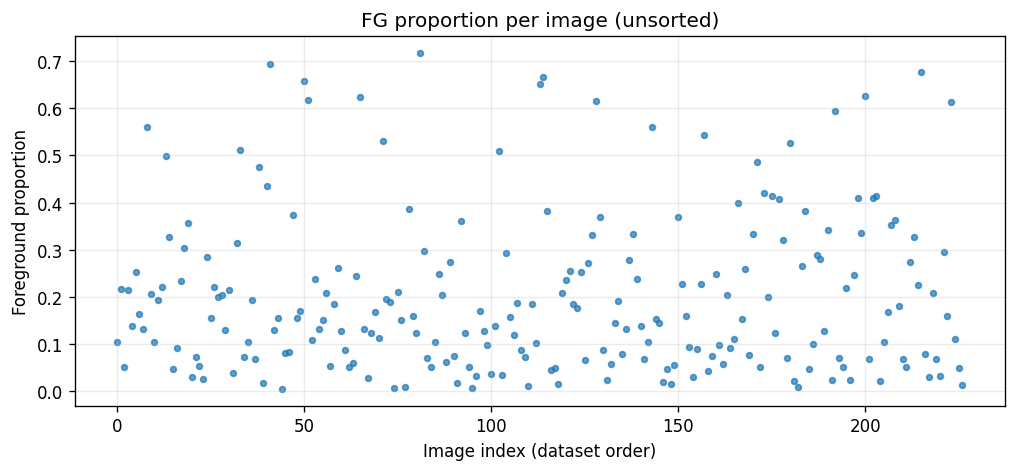
#> input picture Data_Analysis/fg_bg_per_image/fg_prop_scatter_unsorted.png, 1016 x 472 px, given as the content of the folder dataset/train/images, which was not available
$ python grid_search.py   (older library calls are emulated)
#> lines starting #> are read from the running program, lines starting #| are printed output that depends on the picture; after the words box and inside, x2 and y2 are one past the last pixel; in counts of white or black regions, pixels touching at a corner belong together; pictures that were not available may be replaced by others from this repository, and a replacement may not be noted
### SVM/main.py

import os, glob, json, argparse, time
from tqdm import tqdm
import numpy as np
import cv2
from joblib import Parallel, delayed, load

from sklearn.pipeline import Pipeline
from sklearn.preprocessing import StandardScaler
from sklearn.svm import SVC
from sklearn.utils.class_weight import compute_class_weight


def imread(fp):
    img = cv2.imread(fp, cv2.IMREAD_COLOR)
    if img is None:
        raise FileNotFoundError(fp)
    img = cv2.cvtColor(img, cv2.COLOR_BGR2RGB)
    return img

def imread_gray(fp):
    m = cv2.imread(fp, cv2.IMREAD_GRAYSCALE)
    if m is None:
        raise FileNotFoundError(fp)
    return m

def ensure_dir(d):
    os.makedirs(d, exist_ok=True)

def _norm01(x, eps=1e-6):
    x = x.astype(np.float32)
    mn, mx = float(x.min()), float(x.max())
    if mx - mn < eps:
        return np.zeros_like(x, dtype=np.float32)
    return (x - mn) / (mx - mn)

def _coords_hw(h, w):
    ys, xs = np.meshgrid(np.arange(h), np.arange(w), indexing="ij")
    ys = ys.astype(np.float32) / max(h-1, 1)
    xs = xs.astype(np.float32) / max(w-1, 1)
    return ys, xs

def _distance_features_from_scribble(scrib):
    s = scrib.copy()
    s = np.where((s == 255) | (s == 2), 255, s).astype(np.uint8)
    fg = (s == 1).astype(np.uint8)
    bg = (s == 0).astype(np.uint8)

    inv_fg = 1 - fg
    d_fg = cv2.distanceTransform(inv_fg, distanceType=cv2.DIST_L2, maskSize=3)
    d_fg = _norm01(d_fg)

    inv_bg = 1 - bg
    d_bg = cv2.distanceTransform(inv_bg, distanceType=cv2.DIST_L2, maskSize=3)
    d_bg = _norm01(d_bg)

    k_fg = np.exp(- (d_fg**2) / (2 * (0.15**2) + 1e-6))
    k_bg = np.exp(- (d_bg**2) / (2 * (0.15**2) + 1e-6))
    return d_fg, d_bg, k_fg, k_bg

def _scharr_grad_mag(gray01):

    gx = cv2.Scharr(gray01, cv2.CV_32F, 1, 0)
    gy = cv2.Scharr(gray01, cv2.CV_32F, 0, 1)
    gmag = cv2.magnitude(gx, gy)
    return _norm01(gmag)

def extract_features(img_rgb_u8, scrib_u8, use_lbp=False):
    """
    Returns (H, W, D) feature tensor.
    Features:
      - Lab channels (3), normalized
      - Gradient magnitude (Scharr) (1)
      - Local mean/std (box 7x7) on Lab (6)
      - Spatial coords y,x normalized (2)
      - Distances to scribbles (d_fg, d_bg) + soft kernels (k_fg, k_bg) (4)
    Optional:
      - LBP (disabled by default)
    """
    h, w = scrib_u8.shape[:2]

    if img_rgb_u8.shape[:2] != (h, w):
        img_rgb_u8 = cv2.resize(img_rgb_u8, (w, h), interpolation=cv2.INTER_LINEAR)

    lab = cv2.cvtColor(img_rgb_u8, cv2.COLOR_RGB2LAB).astype(np.float32) / 255.0
    L, A, B = lab[..., 0], lab[..., 1], lab[..., 2]

    gmag = _scharr_grad_mag(L)

    ksz = 7
    def box_stats(ch):
        mean = cv2.blur(ch, (ksz, ksz))
        sq   = cv2.blur(ch*ch, (ksz, ksz))
        var  = np.clip(sq - mean*mean, 0, None)
        std  = np.sqrt(var + 1e-8)
        return mean, std
    mL, sL = box_stats(L); mA, sA = box_stats(A); mB, sB = box_stats(B)

    ys, xs = _coords_hw(h, w)

    d_fg, d_bg, k_fg, k_bg = _distance_features_from_scribble(scrib_u8)

    feats = [L, A, B, gmag, mL, sL, mA, sA, mB, sB, ys, xs, d_fg, d_bg, k_fg, k_bg]

    if use_lbp:
        mean3 = cv2.blur(L, (3,3))
        lbp = (L >= mean3).astype(np.float32)
        feats.append(lbp)

    F = np.stack(feats, axis=-1).astype(np.float32)
    return F

# [9 lines left out: function refine_prob, not called in this run]

def list_with_exts(folder, exts=(".png", ".jpg", ".jpeg")):
    paths = []
    for e in exts:
        paths += sorted(glob.glob(os.path.join(folder, f"*{e}")))
    return paths

def match_by_basename(src_paths, dst_folder, exts=(".png",".jpg",".jpeg")):
    out = []
    for p in src_paths:
        base = os.path.splitext(os.path.basename(p))[0]
        found = None
        for e in exts:
            q = os.path.join(dst_folder, base + e)
            if os.path.exists(q):
                found = q; break
        out.append(found)
    return out

def sample_training_pixels(gt01, n_fg=1000, n_bg=1000, rng=None):
    rng = np.random.default_rng(None if rng is None else rng)
    fg_yx = np.argwhere(gt01 == 1)
    bg_yx = np.argwhere(gt01 == 0)
    if len(fg_yx) == 0 or len(bg_yx) == 0:
        return None, None
    fg_sel = fg_yx[rng.choice(len(fg_yx), size=min(n_fg, len(fg_yx)), replace=False)]
    bg_sel = bg_yx[rng.choice(len(bg_yx), size=min(n_bg, len(bg_yx)), replace=False)]
    sel = np.vstack([fg_sel, bg_sel])
    y = np.concatenate([np.ones(len(fg_sel), np.uint8), np.zeros(len(bg_sel), np.uint8)])
    return sel, y

def gather_training_data(train_img_dir, train_scrib_dir, train_gt_dir,
                         size=384, per_image_fg=1200, per_image_bg=1200,
                         exts=(".png",".jpg",".jpeg"), use_lbp=False, augment_flips=True,
                         return_groups: bool = False):
    img_paths  = list_with_exts(train_img_dir, exts)
    if len(img_paths) == 0:
        raise RuntimeError(f"No images found in {train_img_dir}. Check --data path and folder structure.")
    scrib_paths= match_by_basename(img_paths, train_scrib_dir, exts)
    gt_paths   = match_by_basename(img_paths, train_gt_dir, exts)

    X_list, y_list = [], []
    groups_list = [] if return_groups else None

    for img_id, (p_img, p_scrib, p_gt) in enumerate(
            tqdm(zip(img_paths, scrib_paths, gt_paths),
                 total=len(img_paths), desc="Build SVM train set")):
        if p_scrib is None or p_gt is None:
            continue

        img   = imread(p_img)
#> in imread, img is the input picture: shape (472, 1016, 3); mean B, G, R 249.2, 248.2, 246.9
        scrib = imread_gray(p_scrib)
        gt    = imread_gray(p_gt)
        gt01  = (cv2.resize(gt, (img.shape[1], img.shape[0]), interpolation=cv2.INTER_NEAREST) > 0).astype(np.uint8)
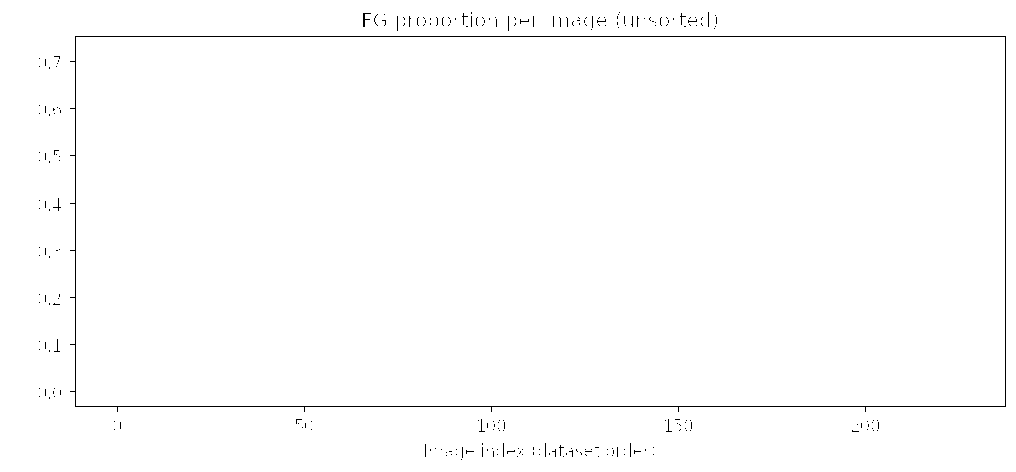
#> gt01: shape (472, 1016); values 0 (black) and 1 (white), 99.2% white; black in thin lines or dots

        if size is not None:
            img   = cv2.resize(img, (size, size), interpolation=cv2.INTER_LINEAR)
#> img: shape (384, 384, 3)
            scrib = cv2.resize(scrib, (size, size), interpolation=cv2.INTER_NEAREST)
            gt01  = cv2.resize(gt01, (size, size), interpolation=cv2.INTER_NEAREST)
#> gt01: shape (384, 384); values 0 (black) and 1 (white), 99.1% white; black in thin lines or dots, all inside (x1, y1, x2, y2) = (15, 10, 381, 372)

        F = extract_features(img, scrib, use_lbp=use_lbp)
#> in _scharr_grad_mag, `gmag = cv2.magnitude(gx, gy)`:
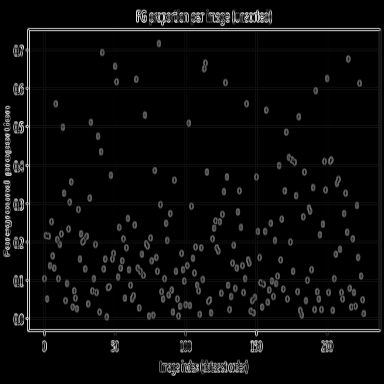
#> gmag: shape (384, 384) float32; min 0, max 18.17, mean 0.759; drawn with min black and max white
#> in _norm01, `mn, mx = float(x.min()), float(x.max())`: mn = 0; mx = 18.17
#> in box_stats (call 2), `sq   = cv2.blur(ch*ch, (ksz, ksz))`:
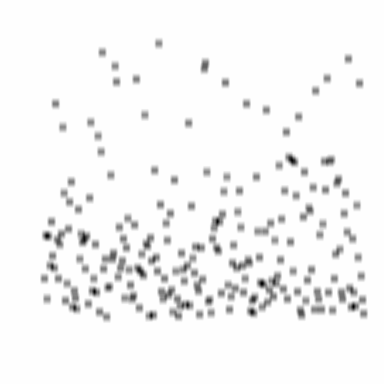
#> sq: shape (384, 384) float32; min 0.234, max 0.252, mean 0.251; drawn with min black and max white
#> in _distance_features_from_scribble, `fg = (s == 1).astype(np.uint8)`: fg: shape (384, 384); values 0 (black) and 1 (white), 0.03% white in thin lines or dots, all inside (x1, y1, x2, y2) = (5, 15, 241, 371)
#> in _distance_features_from_scribble, `d_fg = cv2.distanceTransform(inv_fg, distanceType=cv2.DIST_L2, maskSiz..`:
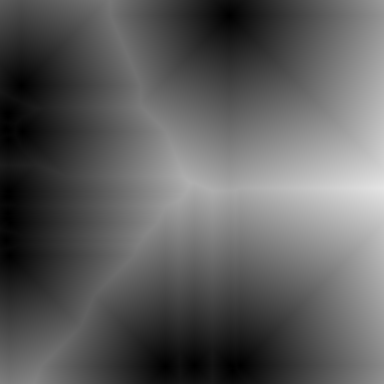
#> d_fg: shape (384, 384) float32; min 0, max 228.3, mean 93.2
#> in _distance_features_from_scribble, `d_bg = cv2.distanceTransform(inv_bg, distanceType=cv2.DIST_L2, maskSiz..`:
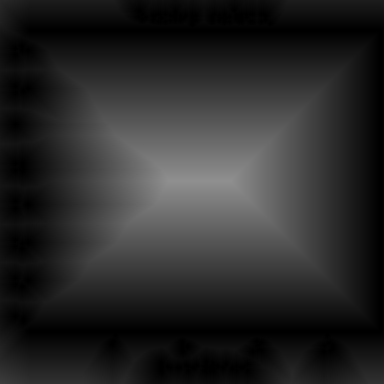
#> d_bg: shape (384, 384) float32; min 0, max 143.3, mean 41.8
#> call 3 of _norm01, with eps = 1e-06
#> in _norm01 (call 3), `mn, mx = float(x.min()), float(x.max())`: mx = 143.3
#> in _norm01 (call 3), `return (x - mn) / (mx - mn)`:
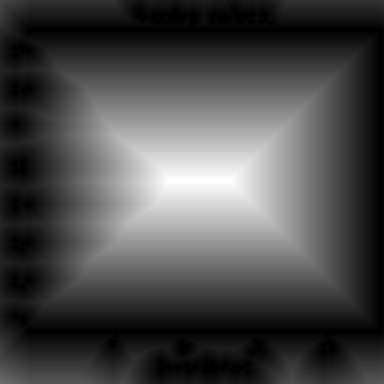
#> returned value: shape (384, 384) float32; min 0, max 1, mean 0.292
#> in _distance_features_from_scribble, `k_bg = np.exp(- (d_bg**2) / (2 * (0.15**2) + 1e-6))`:
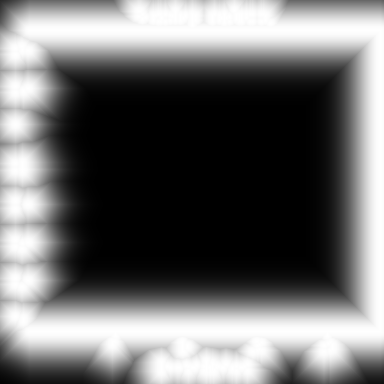
#> k_bg: shape (384, 384) float32; min 2.23e-10, max 1, mean 0.43
        sel, y = sample_training_pixels(gt01, per_image_fg, per_image_bg)
#> in sample_training_pixels, `fg_yx = np.argwhere(gt01 == 1)`: fg_yx = 146150 pairs, first value 0 to 383, second value 0 to 383
#> in sample_training_pixels, `bg_yx = np.argwhere(gt01 == 0)`: bg_yx = 1306 pairs, first value 10 to 371, second value 15 to 380
#> in sample_training_pixels, `fg_sel = fg_yx[rng.choice(len(fg_yx), size=min(n_fg, len(fg_yx)), repl..`: fg_sel = 1000 pairs, first value 1 to 383, second value 0 to 383
#> in sample_training_pixels, `bg_sel = bg_yx[rng.choice(len(bg_yx), size=min(n_bg, len(bg_yx)), repl..`: bg_sel = 1000 pairs, first value 10 to 371, second value 15 to 380
#> in sample_training_pixels, `sel = np.vstack([fg_sel, bg_sel])`: sel = 2000 pairs, first value 1 to 383, second value 0 to 383
#> in sample_training_pixels, `y = np.concatenate([np.ones(len(fg_sel), np.uint8), np.zeros(len(bg_se..`: y = 2000 values, max 1 at index 0, min 0 at index 1000, mean 0.5
        if sel is None:
            continue
        X = F[sel[:,0], sel[:,1], :]
        X_list.append(X)
        y_list.append(y)
        if return_groups:
            groups_list.append(np.full(len(y), img_id, dtype=np.int32))

        if augment_flips:
            img_f   = np.ascontiguousarray(img[:, ::-1, :])
            scrib_f = np.ascontiguousarray(scrib[:, ::-1])
            gt_f    = np.ascontiguousarray(gt01[:, ::-1])

            Ff = extract_features(img_f, scrib_f, use_lbp=use_lbp)
            sel_f, y_f = sample_training_pixels(gt_f, per_image_fg//2, per_image_bg//2)
            if sel_f is not None:
                Xf = Ff[sel_f[:,0], sel_f[:,1], :]
                X_list.append(Xf)
                y_list.append(y_f)
                if return_groups:
                    groups_list.append(np.full(len(y_f), img_id, dtype=np.int32))

    if len(X_list) == 0:
        raise RuntimeError("No training samples found. Do your scribbles and ground_truth match image basenames?")
    X_all = np.vstack(X_list).astype(np.float32)
    y_all = np.concatenate(y_list).astype(np.uint8)
#> y_all has the same summary as y in sample_training_pixels

    if return_groups:
        groups_all = np.concatenate(groups_list).astype(np.int32)
#> groups_all = 2000 values from 0 to 0
        return X_all, y_all, groups_all
    else:
        return X_all, y_all


# [34 lines left out: function train_svm_classifier, not called in this run]


def _sigmoid(x):
    return 1.0 / (1.0 + np.exp(-x))

# [167 lines left out: functions _predict_scores_chunk, predict_image_svm, confusion_and_scores, main, not called in this run]

# [2 lines that do not run on import are left out]

### SVM/grid_search.py
def svm_grid_search(
    data_root: str,
    out_dir: str,
    size: int = 384,
    exts: tuple = (".png",".jpg",".jpeg"),
    # --- outer sampling grid ---
    per_image_fg_grid = (10000, 50000, 100000),
    per_image_bg_grid = (10000, 50000, 100000),
    augment_flips: bool = True,
    use_lbp: bool = False,
    # --- inner SVM grid ---
    kernels = ("rbf", "linear", "poly"),
    Cs = (0.5, 1, 2, 4),
    gammas = ("scale", 0.01, 0.005, 0.001),
    degrees = (2, 3),                 # only for poly
    pca_components = (None,),         # None disables PCA; include ints to try PCA
    # --- CV / scoring ---
    scoring: str = "iou",             # "iou" (Jaccard) or "f1"
    cv_folds: int = 3,
    n_jobs: int = -1,
    random_state: int = 42,
    # --- UX ---
    use_progress_bars: bool = True,   # show tqdm bars for outer+inner loops
    print_every: bool = True          # organized console prints
):
    """
    Outer grid over per-image pixel sampling; inner GridSearchCV over SVM params.
    Saves a CSV of ALL trials + best model pipeline.
    Includes tqdm progress bars for both outer and inner loops.
    """
    # -------- imports --------
    import os, time, json
    import joblib
    import numpy as np
    import pandas as pd
    from joblib import parallel_backend
    from sklearn.pipeline import Pipeline
    from sklearn.preprocessing import StandardScaler
    from sklearn.decomposition import PCA
    from sklearn.svm import SVC
    from sklearn.model_selection import GridSearchCV, GroupKFold, ParameterGrid
    from sklearn.metrics import make_scorer, jaccard_score, f1_score

    # tqdm (optional)
    if use_progress_bars:
        try:
            from tqdm.auto import tqdm
        except Exception:
            tqdm = None
            use_progress_bars = False
    else:
        tqdm = None

    # ---- helper: joblib <-> tqdm integration for inner CV progress ----
    from contextlib import contextmanager
    @contextmanager
    def tqdm_joblib(tqdm_object):
        """
        Context manager to patch joblib to report into tqdm progress bar.
        Counts completed tasks (batches) from joblib's Parallel.
        """
        import joblib as _joblib
        if tqdm_object is None:
            yield None
            return
        class TqdmBatchCallback(_joblib.parallel.BatchCompletionCallBack):
            def __call__(self, *args, **kwargs):
                try:
                    tqdm_object.update(n=self.batch_size)
                finally:
                    return super().__call__(*args, **kwargs)
        old_cb = _joblib.parallel.BatchCompletionCallBack
        _joblib.parallel.BatchCompletionCallBack = TqdmBatchCallback
        try:
            yield tqdm_object
        finally:
            _joblib.parallel.BatchCompletionCallBack = old_cb
            tqdm_object.close()

    # -------- setup --------
    os.makedirs(out_dir, exist_ok=True)

    def _print(msg=""):
        if print_every:
            print(msg, flush=True)

    # nice section headers
    def _banner(text):
        if print_every:
            print("\n" + "=" * 80)
            print(text)
            print("=" * 80, flush=True)

    # scorers
    if scoring == "iou":
        scorer = make_scorer(jaccard_score, average="binary", pos_label=1, zero_division=0)
    elif scoring == "f1":
        scorer = make_scorer(f1_score, average="binary", pos_label=1, zero_division=0)
    else:
        raise ValueError("scoring must be 'iou' or 'f1'")

    # pipeline with optional PCA via grid ("passthrough" disables PCA)
    pipe = Pipeline([
        ("scaler", StandardScaler(with_mean=True)),
        ("pca", "passthrough"),
        ("svc", SVC(probability=False, class_weight="balanced", random_state=random_state)),
    ])

    # kernel-aware grid (avoids irrelevant params)
    def _pca_options():
        opts = ["passthrough"]
        for k in pca_components:
            if k:  # skip None / 0
                opts.append(PCA(n_components=int(k), random_state=random_state))
        return opts

    grid = []
    if "linear" in kernels:
        grid.append({
            "pca": _pca_options(),
            "svc__kernel": ["linear"],
            "svc__C": list(Cs),
        })
    if "rbf" in kernels:
        grid.append({
            "pca": _pca_options(),
            "svc__kernel": ["rbf"],
            "svc__C": list(Cs),
            "svc__gamma": list(gammas),
        })
    if "poly" in kernels:
        grid.append({
            "pca": _pca_options(),
            "svc__kernel": ["poly"],
            "svc__C": list(Cs),
            "svc__gamma": list(gammas),
            "svc__degree": list(degrees),
        })

    cv = GroupKFold(n_splits=cv_folds)

    # ---- outer progress setup ----
    outer_total = len(per_image_fg_grid) * len(per_image_bg_grid)
    outer_iter = tqdm(total=outer_total, desc="Outer sampling grid", leave=True) if use_progress_bars else None

    summary_rows = []
    best_global = {
        "score": -1.0,
        "per_image_fg": None,
        "per_image_bg": None,
        "gs_best_params": None,
        "model_path": None,
    }

    _banner("SVM Grid Search: START")
    _print(f"Data root: {data_root}")
    _print(f"Output dir: {out_dir}")
    _print(f"Scoring: {scoring} | CV folds: {cv_folds} | n_jobs: {n_jobs}")
    _print(f"Outer grid sizes | FG: {per_image_fg_grid} | BG: {per_image_bg_grid}")
    _print(f"Kernels: {kernels} | Cs: {Cs} | gammas: {gammas} | degrees: {degrees}")
    _print(f"PCA candidates: {pca_components} (use 'None' to disable)")

    # ===== iterate outer sampling grid =====
    for per_fg in per_image_fg_grid:
        for per_bg in per_image_bg_grid:
            tag = f"fg{per_fg}_bg{per_bg}"
            _banner(f"Outer trial [{tag}]")
            _print("Gathering training data...")

            from .main import gather_training_data  # <- must return groups (image ids)
            X, y, groups = gather_training_data(
                train_img_dir=os.path.join(data_root, "train/images"),
                train_scrib_dir=os.path.join(data_root, "train/scribbles"),
                train_gt_dir=os.path.join(data_root, "train/ground_truth"),
                size=size,
                per_image_fg=per_fg,
                per_image_bg=per_bg,
                exts=exts,
                use_lbp=use_lbp,
                augment_flips=augment_flips,
                return_groups=True
            )

            X = np.asarray(X, dtype=np.float32)
            pos = int(y.sum())
            neg = int((y == 0).sum())
            _print(f"[Sampling] X={tuple(X.shape)} | positives={pos} | negatives={neg}")

            # prepare inner grid size and show ETA-ish info
            n_candidates = sum(len(list(ParameterGrid(g))) for g in grid)
            n_splits = cv.get_n_splits(X, y, groups)
            total_fits = n_candidates * n_splits
            _print(f"[Inner CV] candidates={n_candidates} | folds={n_splits} | total fits={total_fits}")

            # ---- GridSearch with live progress bar ----
            gs = GridSearchCV(
                estimator=pipe,
                param_grid=grid,
                scoring=scorer,
                cv=cv,
                n_jobs=n_jobs,
                refit=True,
                verbose=0,  # tqdm handles progress instead of sklearn prints
                return_train_score=False,
            )

            t0 = time.time()
            inner_pbar = (tqdm(total=total_fits, desc=f"GridSearch {tag}", leave=False)
                          if use_progress_bars else None)

            with parallel_backend("loky", n_jobs=n_jobs):
                # tie joblib into tqdm so bar advances as fits finish
                with tqdm_joblib(inner_pbar):
#> (the run stopped early here; a loop or call above may not have finished)
